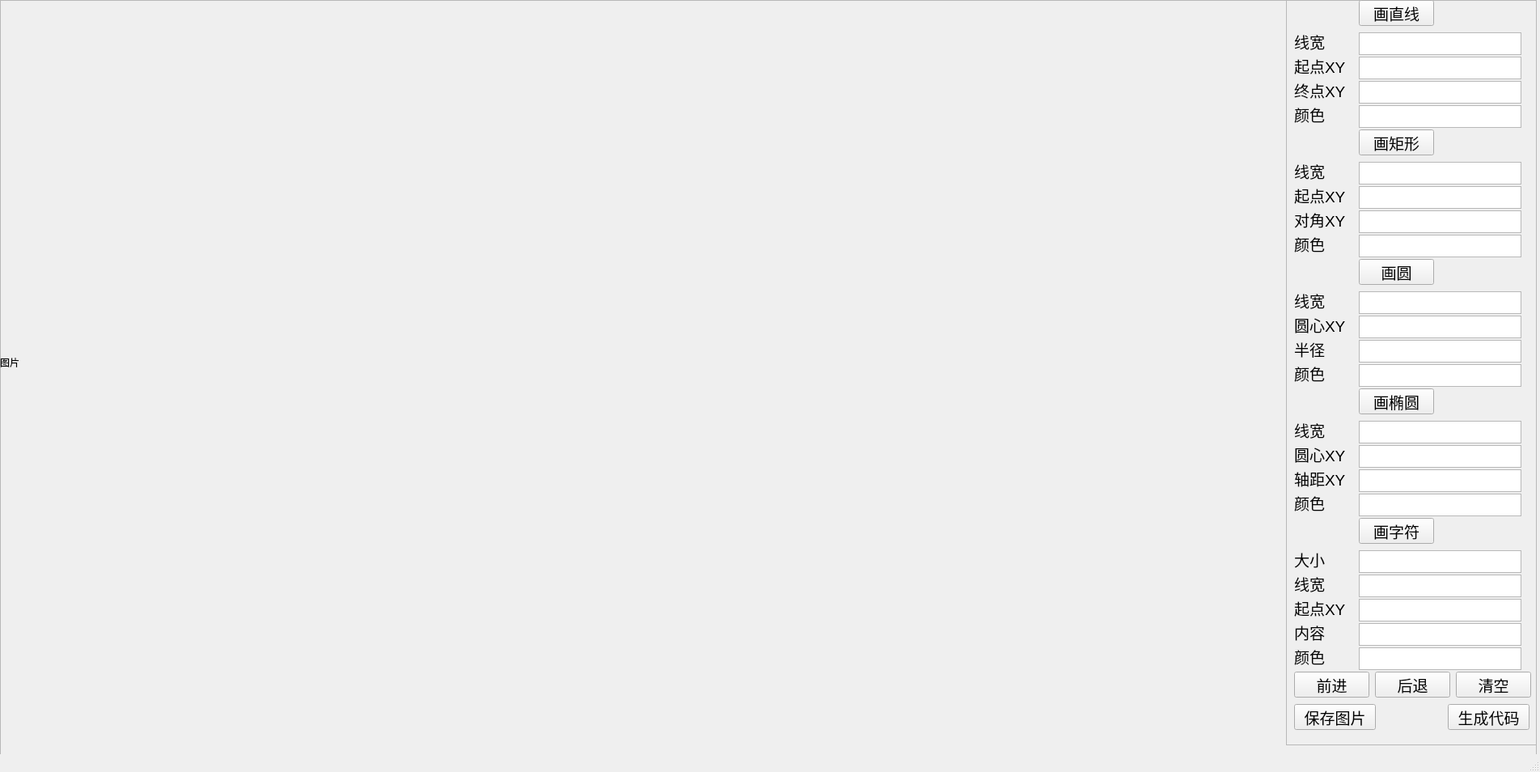
<?xml version="1.0" encoding="UTF-8"?>
<ui version="4.0">
 <class>MainWindow</class>
 <widget class="QMainWindow" name="MainWindow">
  <property name="geometry">
   <rect>
    <x>0</x>
    <y>0</y>
    <width>1904</width>
    <height>954</height>
   </rect>
  </property>
  <property name="sizePolicy">
   <sizepolicy hsizetype="Fixed" vsizetype="Fixed">
    <horstretch>0</horstretch>
    <verstretch>0</verstretch>
   </sizepolicy>
  </property>
  <property name="minimumSize">
   <size>
    <width>1904</width>
    <height>954</height>
   </size>
  </property>
  <property name="maximumSize">
   <size>
    <width>1902</width>
    <height>954</height>
   </size>
  </property>
  <property name="tabletTracking">
   <bool>false</bool>
  </property>
  <property name="windowTitle">
   <string>robotUI</string>
  </property>
  <property name="autoFillBackground">
   <bool>true</bool>
  </property>
  <property name="iconSize">
   <size>
    <width>32</width>
    <height>32</height>
   </size>
  </property>
  <widget class="QWidget" name="centralwidget">
   <property name="sizePolicy">
    <sizepolicy hsizetype="Fixed" vsizetype="Fixed">
     <horstretch>0</horstretch>
     <verstretch>0</verstretch>
    </sizepolicy>
   </property>
   <widget class="QFrame" name="frame">
    <property name="geometry">
     <rect>
      <x>0</x>
      <y>0</y>
      <width>1900</width>
      <height>1000</height>
     </rect>
    </property>
    <property name="sizePolicy">
     <sizepolicy hsizetype="Fixed" vsizetype="Fixed">
      <horstretch>0</horstretch>
      <verstretch>0</verstretch>
     </sizepolicy>
    </property>
    <property name="frameShape">
     <enum>QFrame::StyledPanel</enum>
    </property>
    <property name="frameShadow">
     <enum>QFrame::Raised</enum>
    </property>
    <widget class="QLabel" name="imgLabel">
     <property name="geometry">
      <rect>
       <x>0</x>
       <y>0</y>
       <width>1591</width>
       <height>895</height>
      </rect>
     </property>
     <property name="text">
      <string>图片</string>
     </property>
    </widget>
    <widget class="QFrame" name="frame_2">
     <property name="geometry">
      <rect>
       <x>1590</x>
       <y>0</y>
       <width>311</width>
       <height>921</height>
      </rect>
     </property>
     <property name="frameShape">
      <enum>QFrame::StyledPanel</enum>
     </property>
     <property name="frameShadow">
      <enum>QFrame::Raised</enum>
     </property>
     <widget class="QPushButton" name="drawLine">
      <property name="geometry">
       <rect>
        <x>90</x>
        <y>0</y>
        <width>93</width>
        <height>32</height>
       </rect>
      </property>
      <property name="font">
       <font>
        <pointsize>14</pointsize>
       </font>
      </property>
      <property name="text">
       <string>画直线</string>
      </property>
     </widget>
     <widget class="QPushButton" name="clearPic">
      <property name="geometry">
       <rect>
        <x>210</x>
        <y>830</y>
        <width>93</width>
        <height>32</height>
       </rect>
      </property>
      <property name="font">
       <font>
        <pointsize>14</pointsize>
       </font>
      </property>
      <property name="text">
       <string>清空</string>
      </property>
     </widget>
     <widget class="QPushButton" name="forward">
      <property name="geometry">
       <rect>
        <x>10</x>
        <y>830</y>
        <width>93</width>
        <height>32</height>
       </rect>
      </property>
      <property name="font">
       <font>
        <pointsize>14</pointsize>
       </font>
      </property>
      <property name="text">
       <string>前进</string>
      </property>
     </widget>
     <widget class="QPushButton" name="backwards">
      <property name="geometry">
       <rect>
        <x>110</x>
        <y>830</y>
        <width>93</width>
        <height>32</height>
       </rect>
      </property>
      <property name="font">
       <font>
        <pointsize>14</pointsize>
       </font>
      </property>
      <property name="text">
       <string>后退</string>
      </property>
     </widget>
     <widget class="QTextEdit" name="lineWidth">
      <property name="geometry">
       <rect>
        <x>90</x>
        <y>40</y>
        <width>201</width>
        <height>28</height>
       </rect>
      </property>
     </widget>
     <widget class="QLabel" name="label">
      <property name="geometry">
       <rect>
        <x>10</x>
        <y>40</y>
        <width>61</width>
        <height>23</height>
       </rect>
      </property>
      <property name="font">
       <font>
        <pointsize>14</pointsize>
       </font>
      </property>
      <property name="text">
       <string>线宽</string>
      </property>
     </widget>
     <widget class="QTextEdit" name="lineStartXY">
      <property name="geometry">
       <rect>
        <x>90</x>
        <y>70</y>
        <width>201</width>
        <height>28</height>
       </rect>
      </property>
     </widget>
     <widget class="QLabel" name="label_2">
      <property name="geometry">
       <rect>
        <x>10</x>
        <y>70</y>
        <width>81</width>
        <height>23</height>
       </rect>
      </property>
      <property name="font">
       <font>
        <pointsize>14</pointsize>
       </font>
      </property>
      <property name="text">
       <string>起点XY</string>
      </property>
     </widget>
     <widget class="QTextEdit" name="lineEndXY">
      <property name="geometry">
       <rect>
        <x>90</x>
        <y>100</y>
        <width>201</width>
        <height>28</height>
       </rect>
      </property>
     </widget>
     <widget class="QLabel" name="label_3">
      <property name="geometry">
       <rect>
        <x>10</x>
        <y>100</y>
        <width>81</width>
        <height>23</height>
       </rect>
      </property>
      <property name="font">
       <font>
        <pointsize>14</pointsize>
       </font>
      </property>
      <property name="text">
       <string>终点XY</string>
      </property>
     </widget>
     <widget class="QTextEdit" name="lineColor">
      <property name="geometry">
       <rect>
        <x>90</x>
        <y>130</y>
        <width>201</width>
        <height>28</height>
       </rect>
      </property>
     </widget>
     <widget class="QLabel" name="label_4">
      <property name="geometry">
       <rect>
        <x>10</x>
        <y>130</y>
        <width>81</width>
        <height>23</height>
       </rect>
      </property>
      <property name="font">
       <font>
        <pointsize>14</pointsize>
       </font>
      </property>
      <property name="text">
       <string>颜色</string>
      </property>
     </widget>
     <widget class="QLabel" name="label_5">
      <property name="geometry">
       <rect>
        <x>10</x>
        <y>290</y>
        <width>81</width>
        <height>23</height>
       </rect>
      </property>
      <property name="font">
       <font>
        <pointsize>14</pointsize>
       </font>
      </property>
      <property name="text">
       <string>颜色</string>
      </property>
     </widget>
     <widget class="QPushButton" name="drawRect">
      <property name="geometry">
       <rect>
        <x>90</x>
        <y>160</y>
        <width>93</width>
        <height>32</height>
       </rect>
      </property>
      <property name="font">
       <font>
        <pointsize>14</pointsize>
       </font>
      </property>
      <property name="text">
       <string>画矩形</string>
      </property>
     </widget>
     <widget class="QLabel" name="label_6">
      <property name="geometry">
       <rect>
        <x>10</x>
        <y>260</y>
        <width>81</width>
        <height>23</height>
       </rect>
      </property>
      <property name="font">
       <font>
        <pointsize>14</pointsize>
       </font>
      </property>
      <property name="text">
       <string>对角XY</string>
      </property>
     </widget>
     <widget class="QTextEdit" name="rectColor">
      <property name="geometry">
       <rect>
        <x>90</x>
        <y>290</y>
        <width>201</width>
        <height>28</height>
       </rect>
      </property>
     </widget>
     <widget class="QTextEdit" name="rectWidth">
      <property name="geometry">
       <rect>
        <x>90</x>
        <y>200</y>
        <width>201</width>
        <height>28</height>
       </rect>
      </property>
     </widget>
     <widget class="QLabel" name="label_7">
      <property name="geometry">
       <rect>
        <x>10</x>
        <y>200</y>
        <width>61</width>
        <height>23</height>
       </rect>
      </property>
      <property name="font">
       <font>
        <pointsize>14</pointsize>
       </font>
      </property>
      <property name="text">
       <string>线宽</string>
      </property>
     </widget>
     <widget class="QTextEdit" name="rectStartXY">
      <property name="geometry">
       <rect>
        <x>90</x>
        <y>230</y>
        <width>201</width>
        <height>28</height>
       </rect>
      </property>
     </widget>
     <widget class="QTextEdit" name="rectEndXY">
      <property name="geometry">
       <rect>
        <x>90</x>
        <y>260</y>
        <width>201</width>
        <height>28</height>
       </rect>
      </property>
     </widget>
     <widget class="QLabel" name="label_8">
      <property name="geometry">
       <rect>
        <x>10</x>
        <y>230</y>
        <width>81</width>
        <height>23</height>
       </rect>
      </property>
      <property name="font">
       <font>
        <pointsize>14</pointsize>
       </font>
      </property>
      <property name="text">
       <string>起点XY</string>
      </property>
     </widget>
     <widget class="QLabel" name="label_9">
      <property name="geometry">
       <rect>
        <x>10</x>
        <y>450</y>
        <width>81</width>
        <height>23</height>
       </rect>
      </property>
      <property name="font">
       <font>
        <pointsize>14</pointsize>
       </font>
      </property>
      <property name="text">
       <string>颜色</string>
      </property>
     </widget>
     <widget class="QLabel" name="label_10">
      <property name="geometry">
       <rect>
        <x>10</x>
        <y>360</y>
        <width>61</width>
        <height>23</height>
       </rect>
      </property>
      <property name="font">
       <font>
        <pointsize>14</pointsize>
       </font>
      </property>
      <property name="text">
       <string>线宽</string>
      </property>
     </widget>
     <widget class="QTextEdit" name="circleCenter">
      <property name="geometry">
       <rect>
        <x>90</x>
        <y>390</y>
        <width>201</width>
        <height>28</height>
       </rect>
      </property>
     </widget>
     <widget class="QTextEdit" name="circleR">
      <property name="geometry">
       <rect>
        <x>90</x>
        <y>420</y>
        <width>201</width>
        <height>28</height>
       </rect>
      </property>
     </widget>
     <widget class="QTextEdit" name="circleWidth">
      <property name="geometry">
       <rect>
        <x>90</x>
        <y>360</y>
        <width>201</width>
        <height>28</height>
       </rect>
      </property>
     </widget>
     <widget class="QPushButton" name="drawCircle">
      <property name="geometry">
       <rect>
        <x>90</x>
        <y>320</y>
        <width>93</width>
        <height>32</height>
       </rect>
      </property>
      <property name="font">
       <font>
        <pointsize>14</pointsize>
       </font>
      </property>
      <property name="text">
       <string>画圆</string>
      </property>
     </widget>
     <widget class="QTextEdit" name="circleColor">
      <property name="geometry">
       <rect>
        <x>90</x>
        <y>450</y>
        <width>201</width>
        <height>28</height>
       </rect>
      </property>
     </widget>
     <widget class="QLabel" name="label_11">
      <property name="geometry">
       <rect>
        <x>10</x>
        <y>390</y>
        <width>81</width>
        <height>23</height>
       </rect>
      </property>
      <property name="font">
       <font>
        <pointsize>14</pointsize>
       </font>
      </property>
      <property name="text">
       <string>圆心XY</string>
      </property>
     </widget>
     <widget class="QLabel" name="label_12">
      <property name="geometry">
       <rect>
        <x>10</x>
        <y>420</y>
        <width>81</width>
        <height>23</height>
       </rect>
      </property>
      <property name="font">
       <font>
        <pointsize>14</pointsize>
       </font>
      </property>
      <property name="text">
       <string>半径</string>
      </property>
     </widget>
     <widget class="QLabel" name="label_13">
      <property name="geometry">
       <rect>
        <x>10</x>
        <y>610</y>
        <width>81</width>
        <height>23</height>
       </rect>
      </property>
      <property name="font">
       <font>
        <pointsize>14</pointsize>
       </font>
      </property>
      <property name="text">
       <string>颜色</string>
      </property>
     </widget>
     <widget class="QPushButton" name="drawEllipse">
      <property name="geometry">
       <rect>
        <x>90</x>
        <y>480</y>
        <width>93</width>
        <height>32</height>
       </rect>
      </property>
      <property name="font">
       <font>
        <pointsize>14</pointsize>
       </font>
      </property>
      <property name="text">
       <string>画椭圆</string>
      </property>
     </widget>
     <widget class="QLabel" name="label_14">
      <property name="geometry">
       <rect>
        <x>10</x>
        <y>550</y>
        <width>81</width>
        <height>23</height>
       </rect>
      </property>
      <property name="font">
       <font>
        <pointsize>14</pointsize>
       </font>
      </property>
      <property name="text">
       <string>圆心XY</string>
      </property>
     </widget>
     <widget class="QTextEdit" name="ellipseColor">
      <property name="geometry">
       <rect>
        <x>90</x>
        <y>610</y>
        <width>201</width>
        <height>28</height>
       </rect>
      </property>
     </widget>
     <widget class="QTextEdit" name="ellipseCenter">
      <property name="geometry">
       <rect>
        <x>90</x>
        <y>550</y>
        <width>201</width>
        <height>28</height>
       </rect>
      </property>
     </widget>
     <widget class="QTextEdit" name="ellipseXY">
      <property name="geometry">
       <rect>
        <x>90</x>
        <y>580</y>
        <width>201</width>
        <height>28</height>
       </rect>
      </property>
     </widget>
     <widget class="QTextEdit" name="ellipseWidth">
      <property name="geometry">
       <rect>
        <x>90</x>
        <y>520</y>
        <width>201</width>
        <height>28</height>
       </rect>
      </property>
     </widget>
     <widget class="QLabel" name="label_15">
      <property name="geometry">
       <rect>
        <x>10</x>
        <y>520</y>
        <width>61</width>
        <height>23</height>
       </rect>
      </property>
      <property name="font">
       <font>
        <pointsize>14</pointsize>
       </font>
      </property>
      <property name="text">
       <string>线宽</string>
      </property>
     </widget>
     <widget class="QLabel" name="label_16">
      <property name="geometry">
       <rect>
        <x>10</x>
        <y>580</y>
        <width>81</width>
        <height>23</height>
       </rect>
      </property>
      <property name="font">
       <font>
        <pointsize>14</pointsize>
       </font>
      </property>
      <property name="text">
       <string>轴距XY</string>
      </property>
     </widget>
     <widget class="QLabel" name="label_17">
      <property name="geometry">
       <rect>
        <x>10</x>
        <y>770</y>
        <width>81</width>
        <height>23</height>
       </rect>
      </property>
      <property name="font">
       <font>
        <pointsize>14</pointsize>
       </font>
      </property>
      <property name="text">
       <string>内容</string>
      </property>
     </widget>
     <widget class="QLabel" name="label_18">
      <property name="geometry">
       <rect>
        <x>10</x>
        <y>680</y>
        <width>61</width>
        <height>23</height>
       </rect>
      </property>
      <property name="font">
       <font>
        <pointsize>14</pointsize>
       </font>
      </property>
      <property name="text">
       <string>大小</string>
      </property>
     </widget>
     <widget class="QPushButton" name="drawStr">
      <property name="geometry">
       <rect>
        <x>90</x>
        <y>640</y>
        <width>93</width>
        <height>32</height>
       </rect>
      </property>
      <property name="font">
       <font>
        <pointsize>14</pointsize>
       </font>
      </property>
      <property name="text">
       <string>画字符</string>
      </property>
     </widget>
     <widget class="QTextEdit" name="strStartXY">
      <property name="geometry">
       <rect>
        <x>90</x>
        <y>740</y>
        <width>201</width>
        <height>28</height>
       </rect>
      </property>
     </widget>
     <widget class="QTextEdit" name="strWidth">
      <property name="geometry">
       <rect>
        <x>90</x>
        <y>710</y>
        <width>201</width>
        <height>28</height>
       </rect>
      </property>
     </widget>
     <widget class="QTextEdit" name="strContent">
      <property name="geometry">
       <rect>
        <x>90</x>
        <y>770</y>
        <width>201</width>
        <height>28</height>
       </rect>
      </property>
     </widget>
     <widget class="QTextEdit" name="strSize">
      <property name="geometry">
       <rect>
        <x>90</x>
        <y>680</y>
        <width>201</width>
        <height>28</height>
       </rect>
      </property>
     </widget>
     <widget class="QLabel" name="label_19">
      <property name="geometry">
       <rect>
        <x>10</x>
        <y>710</y>
        <width>81</width>
        <height>23</height>
       </rect>
      </property>
      <property name="font">
       <font>
        <pointsize>14</pointsize>
       </font>
      </property>
      <property name="text">
       <string>线宽</string>
      </property>
     </widget>
     <widget class="QLabel" name="label_20">
      <property name="geometry">
       <rect>
        <x>10</x>
        <y>740</y>
        <width>81</width>
        <height>23</height>
       </rect>
      </property>
      <property name="font">
       <font>
        <pointsize>14</pointsize>
       </font>
      </property>
      <property name="text">
       <string>起点XY</string>
      </property>
     </widget>
     <widget class="QPushButton" name="genCode">
      <property name="geometry">
       <rect>
        <x>200</x>
        <y>870</y>
        <width>101</width>
        <height>32</height>
       </rect>
      </property>
      <property name="font">
       <font>
        <pointsize>14</pointsize>
       </font>
      </property>
      <property name="text">
       <string>生成代码</string>
      </property>
     </widget>
     <widget class="QPushButton" name="saveImg">
      <property name="geometry">
       <rect>
        <x>10</x>
        <y>870</y>
        <width>101</width>
        <height>32</height>
       </rect>
      </property>
      <property name="font">
       <font>
        <pointsize>14</pointsize>
       </font>
      </property>
      <property name="text">
       <string>保存图片</string>
      </property>
     </widget>
     <widget class="QTextEdit" name="strColor">
      <property name="geometry">
       <rect>
        <x>90</x>
        <y>800</y>
        <width>201</width>
        <height>28</height>
       </rect>
      </property>
     </widget>
     <widget class="QLabel" name="label_21">
      <property name="geometry">
       <rect>
        <x>10</x>
        <y>800</y>
        <width>81</width>
        <height>23</height>
       </rect>
      </property>
      <property name="font">
       <font>
        <pointsize>14</pointsize>
       </font>
      </property>
      <property name="text">
       <string>颜色</string>
      </property>
     </widget>
    </widget>
   </widget>
  </widget>
  <widget class="QMenuBar" name="menubar">
   <property name="geometry">
    <rect>
     <x>0</x>
     <y>0</y>
     <width>1904</width>
     <height>26</height>
    </rect>
   </property>
  </widget>
  <widget class="QStatusBar" name="statusbar"/>
 </widget>
 <resources/>
 <connections/>
</ui>
